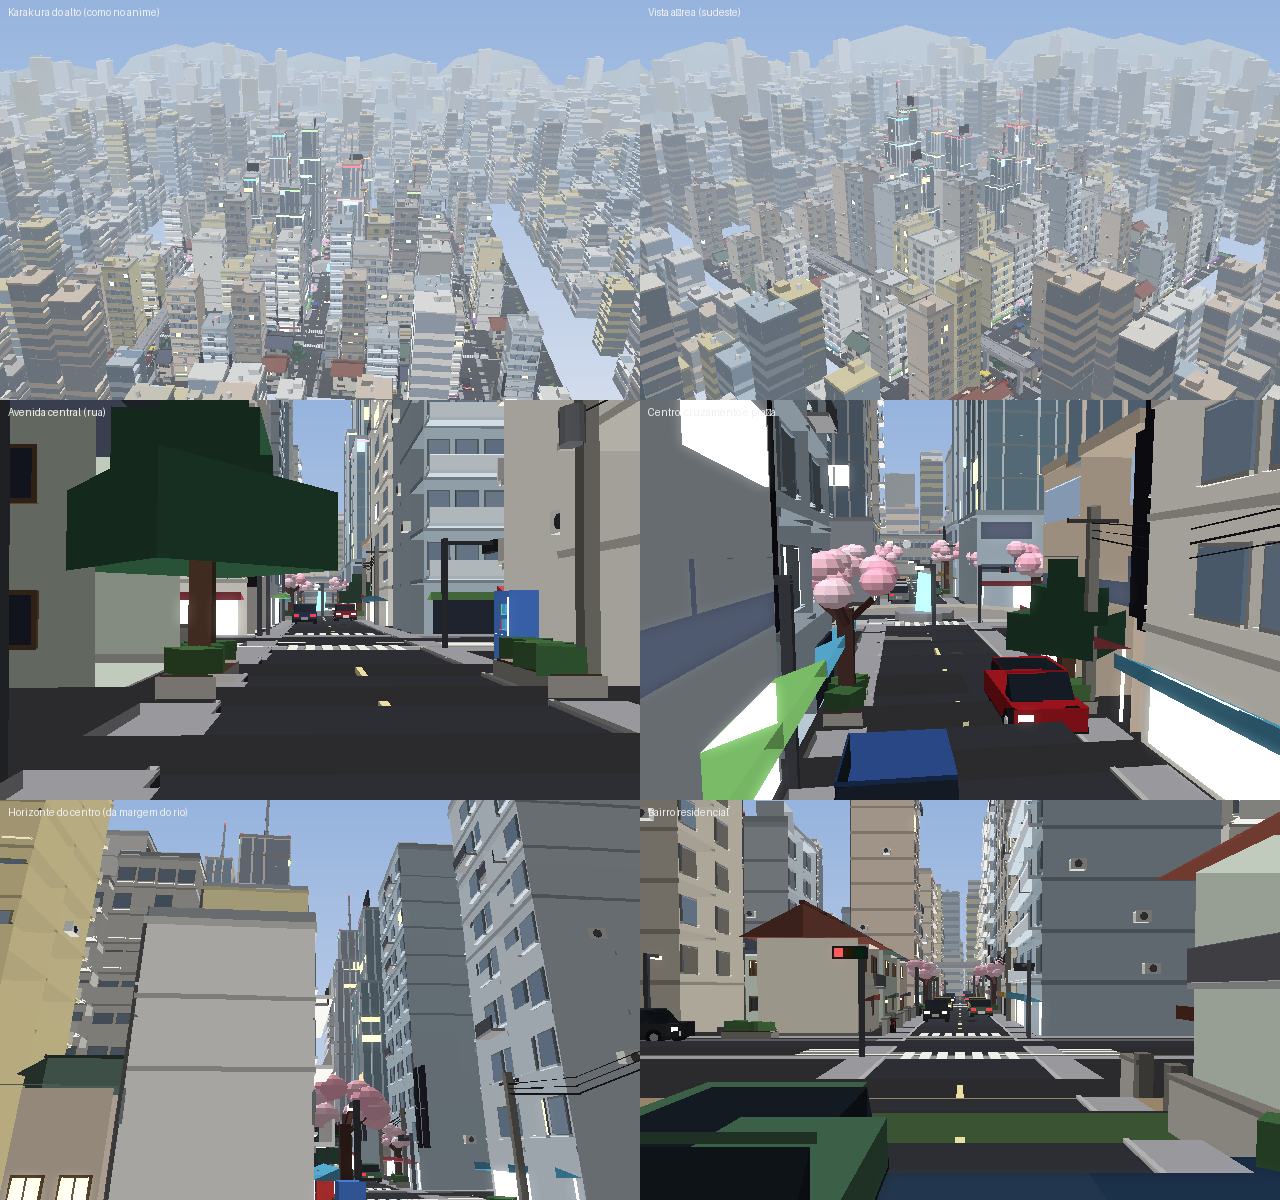

Python code for this plot:
#!/usr/bin/env python3
"""Renderiza a cidade (Regions.Karakura, código real do mapa) à noite, em perspectiva:
iluminação = ambiente noturno + lua + as luzes do próprio mapa (PointLight/SpotLight das peças),
neon emissivo, água e chão do Terrain. Uso:
  LUAU=caminho/luau python3 tools/preview/city.py saida.png"""
import json, math, os, re, subprocess, sys
import numpy as np
from PIL import Image, ImageDraw, ImageFilter

here = os.path.dirname(os.path.abspath(__file__))
root = os.path.abspath(os.path.join(here, "..", ".."))
LUAU = os.environ.get("LUAU", "luau")
DAY = os.environ.get("NIGHT") is None  # Karakura é de tarde; NIGHT=1 renderiza à noite
sys.path.insert(0, here)
from preview import module, local_polys  # noqa: E402


def run():
    cframe = open(os.path.join(root, "tools", "cframe_stub.luau"), encoding="utf-8").read().split("-- @@FIM_CFRAME@@")[0]
    mock = open(os.path.join(here, "roblox_mock.luau"), encoding="utf-8").read()
    zones = module("src/shared/Config/Zones.luau", {})
    npcs = module("src/shared/Config/NPCs.luau", {})
    build = module("src/server/World/Build.luau", {})
    town = module("src/server/World/Town.luau", {r"require\(script\.Parent\.Build\)": "BUILD"})
    regions = module("src/server/World/Regions.luau", {
        r"require\(ReplicatedStorage\.Shared\.Config\.Zones\)": "ZONES",
        r"require\(ReplicatedStorage\.Shared\.Config\.NPCs\)": "NPCS",
        r"require\(script\.Parent\.Build\)": "BUILD",
        r"require\(script\.Parent\.Town\)": "TOWN",
    })
    driver = r'''
workspace = Instance.new("Workspace")
workspace.Terrain = { FillBlock = function(_, cf, size, material)
	print(string.format('{"terrain":"%s","p":[%.2f,%.2f,%.2f],"s":[%.2f,%.2f,%.2f]}', material.Name, cf.p[1], cf.p[2], cf.p[3], size.X, size.Y, size.Z))
end }
local folder = Instance.new("Folder")
REGIONS.Karakura(folder)
local function num(n) return string.format("%.3f", n) end
for _, p in folder:GetDescendants() do
	if p:IsA("BasePart") and (p.Transparency or 0) < 0.99 then
		local cf = p.CFrame
		local c = p.Color or Color3.new(0.5, 0.5, 0.5)
		local shape = p.Shape and p.Shape.Name or (if rawget(p, "_class") == "WedgePart" then "Wedge" else "Block")
		local light = ""
		for _, l in p:GetChildren() do
			local cls = rawget(l, "_class")
			if cls == "PointLight" or cls == "SpotLight" then
				light = string.format(',"L":[%s,%s,%s,%s,%s]', num(l.Color.R), num(l.Color.G), num(l.Color.B), num(l.Range), num(l.Brightness))
			end
		end
		print(string.format('{"n":"%s","shape":"%s","s":[%s,%s,%s],"p":[%s,%s,%s],"r":[%s],"c":[%s,%s,%s],"t":%s,"m":"%s"%s}',
			p.Name, shape, num(p.Size.X), num(p.Size.Y), num(p.Size.Z), num(cf.p[1]), num(cf.p[2]), num(cf.p[3]),
			table.concat((function() local t = {} for i = 1, 9 do t[i] = num(cf.r[i]) end return t end)(), ","),
			num(c.R), num(c.G), num(c.B), num(p.Transparency or 0), p.Material and p.Material.Name or "Plastic", light))
	end
end
'''
    src = "\n".join(["game = {}", cframe, mock,
                     "ZONES = (function()\n" + zones + "\nend)()",
                     "NPCS = (function()\n" + npcs + "\nend)()",
                     "BUILD = (function()\n" + build + "\nend)()",
                     "TOWN = (function()\n" + town + "\nend)()",
                     "REGIONS = (function()\n" + regions + "\nend)()", driver])
    path = os.path.join(here, ".city.luau")
    open(path, "w", encoding="utf-8").write(src)
    res = subprocess.run([LUAU, path], capture_output=True, text=True)
    if res.returncode != 0 or res.stderr.strip():
        raise SystemExit(res.stdout[-1500:] + res.stderr[-3000:])
    parts, terrain = [], []
    for line in res.stdout.splitlines():
        if line.startswith('{"terrain"'):
            terrain.append(json.loads(line))
        elif line.startswith("{"):
            parts.append(json.loads(line))
    return parts, terrain


def polys_of(parts, terrain):
    """Lista de (pontos mundo Nx3, cor, emissivo, transparência)."""
    out = []
    for t in terrain:
        (x, y, z), (sx, sy, sz) = t["p"], t["s"]
        top = y + sy / 2
        col = {"Water": (0.05, 0.12, 0.2), "Concrete": (0.33, 0.33, 0.35)}.get(t["terrain"], (0.3, 0.3, 0.3))
        if t["terrain"] == "Water":
            top -= 0.6
        # em ladrilhos: a luz das lâmpadas é calculada por face
        step = 12
        for gx in np.arange(x - sx / 2, x + sx / 2, step):
            for gz in np.arange(z - sz / 2, z + sz / 2, step):
                x1, z1 = min(gx + step, x + sx / 2), min(gz + step, z + sz / 2)
                quad = [(gx, top, gz), (x1, top, gz), (x1, top, z1), (gx, top, z1)]
                out.append((np.array(quad), col, t["terrain"] == "Water", 0, None))
    for part in parts:
        r, p = part["r"], part["p"]
        R = np.array(r).reshape(3, 3)
        P = np.array(p)
        neon = part["m"] == "Neon"
        for poly in local_polys(part):
            pts = np.array(poly) @ R.T + P
            # faces grandes (fachadas de torre) em ladrilhos: a ordenação por profundidade não deixa
            # a fachada inteira cobrir as janelas e lajes que estão na frente dela
            if len(pts) == 4:
                nu = max(1, int(np.linalg.norm(pts[1] - pts[0]) // 10))
                nv = max(1, int(np.linalg.norm(pts[3] - pts[0]) // 10))
                if nu * nv > 1:
                    for i in range(nu):
                        for j in range(nv):
                            def at(u, v):
                                a = pts[0] + (pts[1] - pts[0]) * u
                                b = pts[3] + (pts[2] - pts[3]) * u
                                return a + (b - a) * v
                            u0, u1, v0, v1 = i / nu, (i + 1) / nu, j / nv, (j + 1) / nv
                            quad = np.array([at(u0, v0), at(u1, v0), at(u1, v1), at(u0, v1)])
                            out.append((quad, tuple(part["c"]), neon, part["t"], part.get("L") if i == 0 and j == 0 else None))
                    continue
            out.append((pts, tuple(part["c"]), neon, part["t"], part.get("L")))
    return out


def render(polys, lights, cam, target, fov, size, out, label):
    W, H = size
    cam, target = np.array(cam, float), np.array(target, float)
    fwd = target - cam; fwd /= np.linalg.norm(fwd)
    right = np.cross(fwd, [0, 1, 0]); right /= np.linalg.norm(right)
    up = np.cross(right, fwd)
    focal = (W / 2) / math.tan(math.radians(fov) / 2)
    moon = np.array([-0.4, 0.8, 0.45]); moon /= np.linalg.norm(moon)
    sun = np.array([0.35, 0.75, -0.55]); sun /= np.linalg.norm(sun)
    fog = np.array([0.80, 0.85, 0.91])
    L = np.array([l[0] for l in lights]) if lights else np.zeros((0, 3))
    LC = np.array([l[1] for l in lights]) if lights else np.zeros((0, 3))
    LR = np.array([l[2] for l in lights]) if lights else np.zeros(0)
    LB = np.array([l[3] for l in lights]) if lights else np.zeros(0)
    items = []
    centers = np.array([pts.mean(0) for pts, *_ in polys])
    # luz das lâmpadas por face (vetorizado)
    glow = np.zeros((len(polys), 3))
    if len(L):
        for k in range(0, len(L), 64):
            d = np.linalg.norm(centers[:, None, :] - L[None, k:k + 64, :], axis=2)
            f = np.clip(1 - d / LR[None, k:k + 64], 0, 1) ** 2 * LB[None, k:k + 64]
            glow += f @ LC[k:k + 64]
    for i, (pts, col, emissive, transp, _) in enumerate(polys):
        rel = pts - cam
        z = rel @ fwd
        if (z < 0.5).any():
            continue
        x = rel @ right; y = rel @ up
        sx = W / 2 + focal * x / z; sy = H / 2 - focal * y / z
        if sx.max() < 0 or sx.min() > W or sy.max() < 0 or sy.min() > H:
            continue
        c = np.array(col)
        if emissive and col != (0.05, 0.12, 0.2):
            shade = c * 1.25 + 0.1
        else:
            if len(pts) >= 3:
                n = np.cross(pts[1] - pts[0], pts[2] - pts[0]); nn = np.linalg.norm(n)
                n = n / nn if nn > 0 else np.array([0, 1, 0])
            else:
                n = np.array([0, 1, 0])
            if DAY:
                # tarde: luz do sol + céu; superfícies voltadas para baixo ficam na sombra
                shade = c * (0.52 + 0.5 * max(0.0, float(n @ sun)) + 0.12 * max(0.0, float(n[1])))
            else:
                diffuse = abs(n @ moon) * 0.22
                shade = c * (0.16 + diffuse) + c * glow[i] * 0.55 + glow[i] * 0.05
            if col == (0.05, 0.12, 0.2):  # água reflete as luzes
                shade = c + glow[i] * 0.12 + 0.04
        if DAY:
            # névoa azulada da Atmosphere: some no horizonte como no anime
            haze = 1 - math.exp(-max(0.0, float(z.mean()) - 60) / 1100)
            shade = shade * (1 - haze) + fog * haze
        rgb = tuple(int(255 * min(1, v)) for v in shade)
        items.append((z.mean(), list(zip(sx, sy)), rgb, transp, emissive))
    items.sort(key=lambda q: -q[0])
    img = Image.new("RGB", (W, H), (10, 14, 30))
    # céu noturno em degradê
    sky = ImageDraw.Draw(img)
    for yy in range(H):
        t = yy / H
        if DAY:
            sky.line([(0, yy), (W, yy)], fill=(int(150 + 60 * t), int(180 + 40 * t), int(222 + 15 * t)))
        else:
            sky.line([(0, yy), (W, yy)], fill=(int(14 + 30 * t), int(18 + 34 * t), int(40 + 50 * t)))
    draw = ImageDraw.Draw(img)
    bloom = Image.new("RGB", (W, H), (0, 0, 0))
    bdraw = ImageDraw.Draw(bloom)
    for _, pts, rgb, transp, emissive in items:
        if transp > 0.05:
            continue
        draw.polygon(pts, fill=rgb)
        # brilho só do que aparece: o que não emite tapa o brilho de trás
        bdraw.polygon(pts, fill=rgb if emissive else (0, 0, 0))
    bloom = bloom.filter(ImageFilter.GaussianBlur(6))
    if DAY:
        bloom = Image.eval(bloom, lambda v: v // 4)
    img = Image.blend(img, Image.fromarray(np.clip(np.array(img, int) + np.array(bloom, int) * 0.8, 0, 255).astype("uint8")), 1)
    ImageDraw.Draw(img).text((8, 6), label, fill=(240, 240, 240))
    return img


if __name__ == "__main__":
    parts, terrain = run()
    polys = polys_of(parts, terrain)
    lights = []
    for part in parts:
        if part.get("L"):
            l = part["L"]
            lights.append((part["p"], l[:3], l[3], min(l[4], 3)))
    views = [
        ("Karakura do alto (como no anime)", (-60, 330, -620), (40, 0, 260), 60),
        ("Vista aérea (sudeste)", (470, 300, -470), (0, 70, 0), 55),
        ("Avenida central (rua)", (4, 6, -215), (0, 8, 40), 70),
        ("Centro: cruzamento e praça", (6, 16, -110), (-10, 4, 10), 70),
        ("Horizonte do centro (da margem do rio)", (-250, 10, -20), (0, 95, 0), 72),
        ("Bairro residencial", (-215, 9, -150), (-100, 6, -150), 70),
    ]
    tiles = [render(polys, lights, cam, tgt, fov, (640, 400), None, label) for label, cam, tgt, fov in views]
    sheet = Image.new("RGB", (1280, 1200))
    for i, t in enumerate(tiles):
        sheet.paste(t, ((i % 2) * 640, (i // 2) * 400))
    sheet.save(sys.argv[1])
    print(len(parts), "peças,", len(lights), "luzes")
